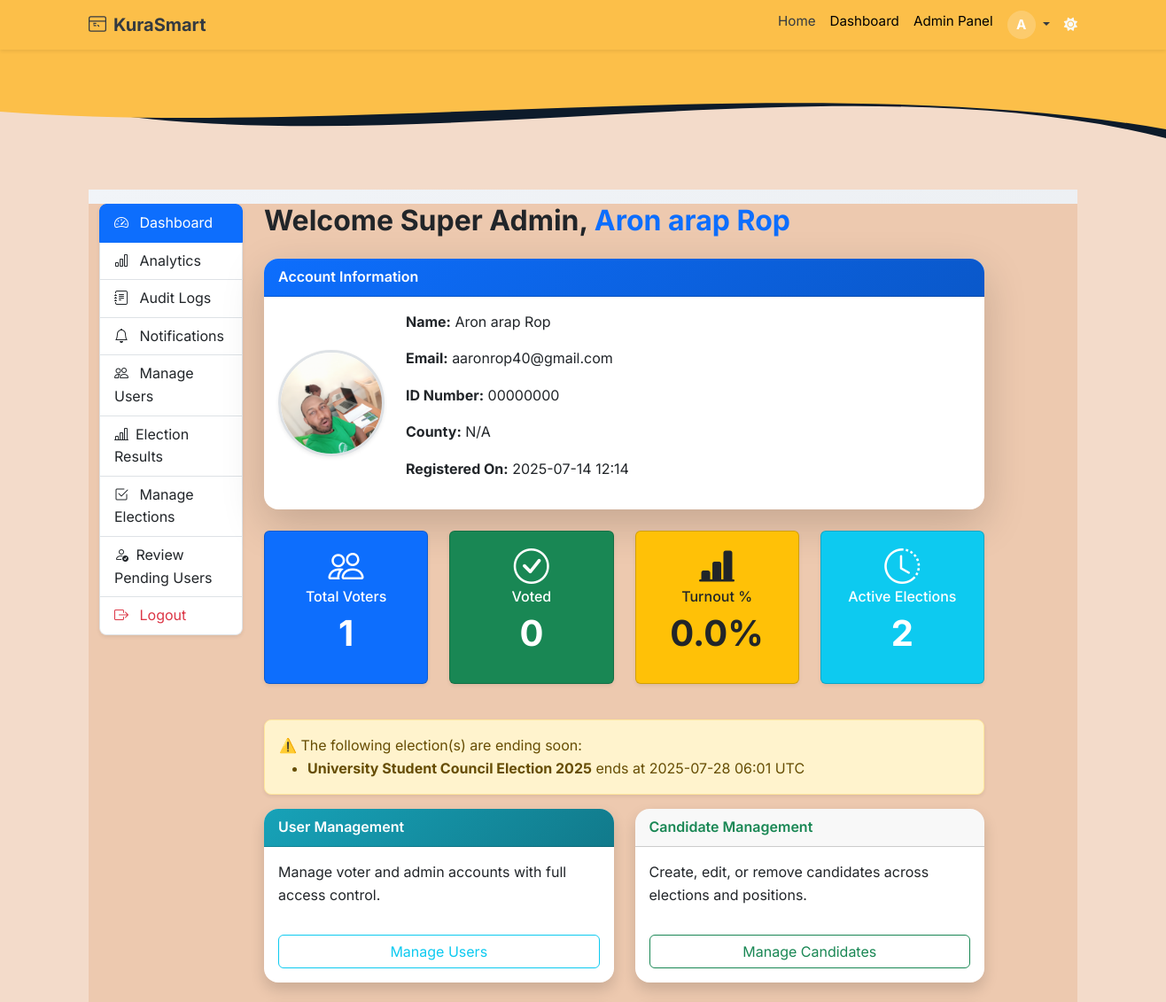
The app's page /admin/dashboard (signed in, upper part), older data.
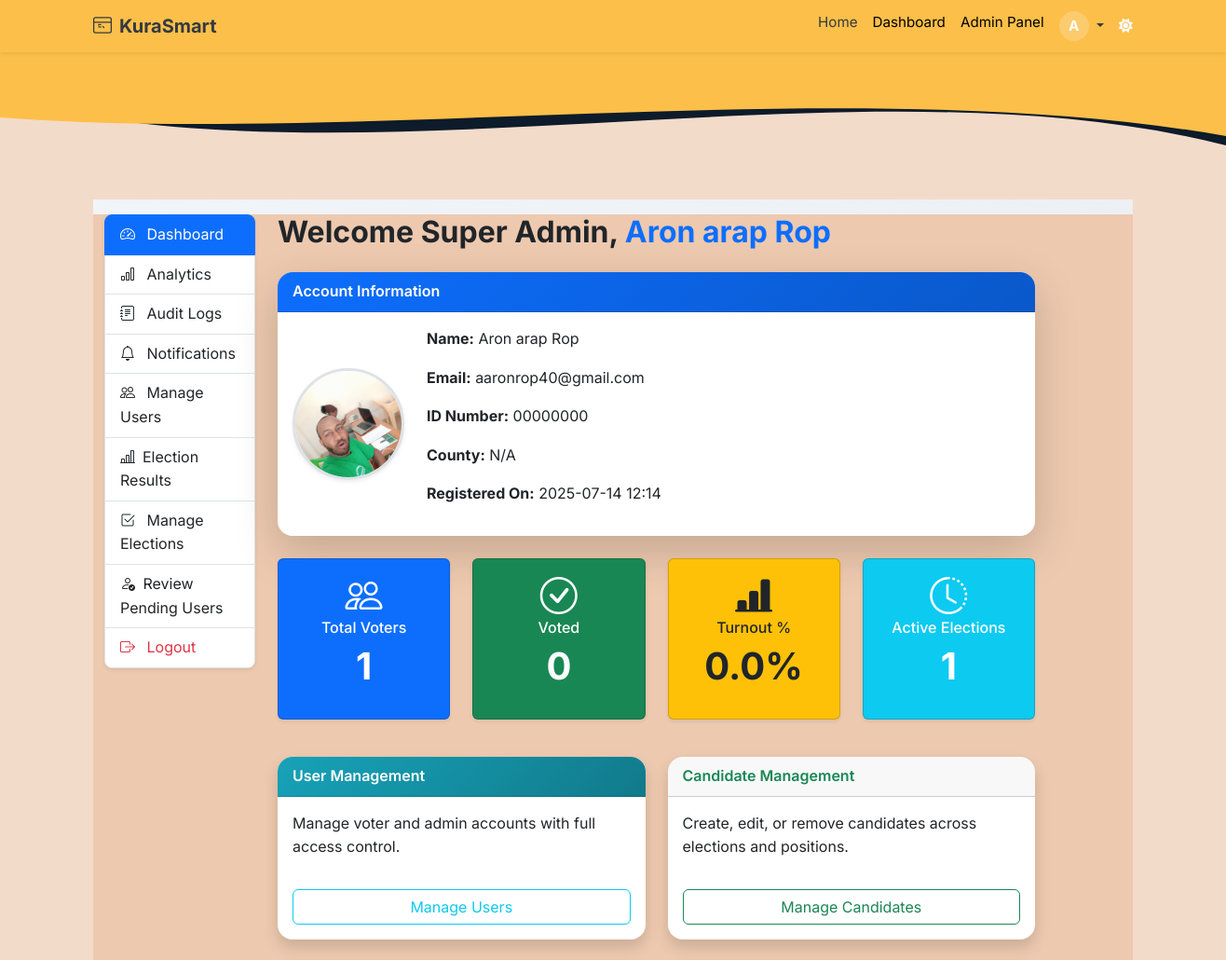
The same page, newer data.
### app/models.py (models this page shows, shortened)
class User(db.Model, UserMixin):
    __tablename__ = 'users'
    id = db.Column(db.Integer, primary_key=True)
    email = db.Column(db.String(120), unique=True, nullable=False, index=True)
    full_name = db.Column(db.String(120), nullable=False)
    username = db.Column(db.String(80), unique=True, nullable=True)
    id_number = db.Column(db.String(20), unique=True, nullable=True)
    password_hash = db.Column(db.String(128), nullable=False)
    voting_type = db.Column(db.String(10), nullable=False, default="informal")
    national_id = db.Column(db.String(20), unique=True, nullable=True)
    dob = db.Column(db.Date, nullable=True)
    gender = db.Column(db.String(10), nullable=True)
    county = db.Column(db.String(100), nullable=True)
    sub_county = db.Column(db.String(100), nullable=True)
    division = db.Column(db.String(100), nullable=True)
    location = db.Column(db.String(100), nullable=True)
    sub_location = db.Column(db.String(100), nullable=True)
    profile_image = db.Column(db.String(255), nullable=True, default='profile_images/default-profile.png')
    is_verified = db.Column(db.Boolean, default=False, index=True)
    is_superadmin = db.Column(db.Boolean, default=False)
    role = db.Column(db.Enum(UserRole), default=UserRole.voter, nullable=False, index=True)
    created_at = db.Column(db.DateTime, default=datetime.utcnow)
    candidates = db.relationship('Candidate', back_populates='user', lazy='dynamic')
    verification_requests = db.relationship('VerificationRequest', back_populates='user', lazy='dynamic')
    votes = db.relationship('Vote', back_populates='voter', lazy='dynamic')

class Election(db.Model):
    __tablename__ = 'election'
    id = db.Column(db.Integer, primary_key=True)
    title = db.Column(db.String(255), nullable=False)
    description = db.Column(db.Text)
    start_date = db.Column(db.DateTime, nullable=False)
    end_date = db.Column(db.DateTime, nullable=False)
    is_active = db.Column(db.Boolean, default=True)
    status = db.Column(db.Enum(ElectionStatusEnum), nullable=False, default=ElectionStatusEnum.INACTIVE)
    created_at = db.Column(db.DateTime, default=datetime.utcnow)
    updated_at = db.Column(db.DateTime, onupdate=func.now())
    deactivated_by = db.Column(db.Integer, db.ForeignKey('users.id'))
    candidates = db.relationship('Candidate', back_populates='election', lazy='select')
    positions = db.relationship('Position', back_populates='election', lazy='select', cascade="all, delete-orphan")
    votes = db.relationship('Vote', back_populates='election', lazy='select')

### app/routes/web_auth.py (the view)
@admin_web_bp.route('/dashboard')
@login_required
def dashboard():
    if not (current_user.is_super_admin or current_user.role == UserRole.admin.value):
        abort(403)
    form = ProfileImageForm()
    try:
        total_voters = User.query.filter_by(role='voter').count()
        voted_count = db.session.query(Vote.voter_id).distinct().count()
        turnout_percent = round((voted_count / total_voters) * 100, 2) if total_voters else 0
        ongoing_elections = Election.query.filter(Election.status == 'active').all()
        ending_soon = [
            e for e in ongoing_elections
            if e.end_date and e.end_date <= datetime.utcnow() + timedelta(hours=4)
        ]
        return render_template(
            'admin/dashboard.html',
            form=form,
            total_voters=total_voters,
            voted_count=voted_count,
            turnout_percent=turnout_percent,
            ongoing_elections=ongoing_elections,
            ending_soon=ending_soon
        )
    except Exception as e:
        current_app.logger.error(f"Admin dashboard error: {e}")
        flash("Error loading dashboard data.", "danger")
        return redirect(url_for('web_auth.login'))

### app/templates/admin/dashboard.html (shortened to what this page needs)
{% extends "base.html" %}
{% block content %}
<div class="admin-dashboard-background py-3">
<div class="container-fluid" data-aos="fade-up" style="background-color: #EDC9AF;">
        <div class="row">
            <div class="col-md-2 mb-4" data-aos="fade-right">
                <div class="list-group shadow-sm rounded-3 overflow-hidden">
                    <a href="{{ url_for('admin_web.dashboard') }}" class="list-group-item list-group-item-action active">
                        <i class="bi bi-speedometer2 me-2"></i> Dashboard
                    </a>
                    <a href="{{ url_for('admin_web.view_analytics') }}" class="list-group-item list-group-item-action">
                        <i class="bi bi-bar-chart me-2"></i> Analytics
                    </a>
                    <a href="{{ url_for('admin_web.audit_logs') }}" class="list-group-item list-group-item-action">
                        <i class="bi bi-journal-text me-2"></i> Audit Logs
                    </a>
                    <a href="{{ url_for('notifications.manage_notifications') }}" class="list-group-item list-group-item-action">
                        <i class="bi bi-bell me-2"></i> Notifications
                    </a>
                    <a href="{{ url_for('admin_web.manage_users') }}" class="list-group-item list-group-item-action">
                        <i class="bi bi-people me-2"></i> Manage Users
                    </a>
                    <a href="{{ url_for('admin_web.election_results') }}" class="list-group-item list-group-item-action">
                        <i class="bi bi-bar-chart-line me-2"></i>Election Results
                      </a>
                    <a href="{{ url_for('admin_web.manage_elections') }}" class="list-group-item list-group-item-action">
                        <i class="bi bi-check2-square me-2"></i> Manage Elections
                    </a>
                    <a href="{{ url_for('admin_web.pending_users') }}" class="list-group-item list-group-item-action">
                        <i class="bi bi-person-check me-1"></i> Review Pending Users
                    </a>
                    <a href="{{ url_for('web_auth.logout') }}" class="list-group-item list-group-item-action text-danger">
                        <i class="bi bi-box-arrow-right me-2"></i> Logout
                    </a>
                </div>
            </div>
            <div class="col-md-9">
                <h2 class="mb-4 fw-bold">Welcome Super Admin, <span class="text-primary">{{ current_user.full_name }}</span></h2>
                <div class="card shadow-lg mb-4 border-0 rounded-4" data-aos="zoom-in" data-aos-delay="100">
                    <div class="card-header bg-gradient-primary text-white fw-semibold rounded-top-4">Account Information</div>
                    <div class="card-body d-flex flex-column flex-md-row align-items-center gap-4">
                        <div class="position-relative d-inline-block profile-image-container">
                            <img src="{{ url_for('static', filename=current_user.profile_image or 'img/default-avatar.png') }}"
                                alt="Profile Image"
                                class="rounded-circle border border-3 shadow-sm"
                                style="width: 120px; height: 120px; object-fit: cover; cursor: pointer;"
                                data-bs-toggle="modal"
                                data-bs-target="#updateProfileImageModal">
                        </div>
                        <div class="flex-grow-1">
                            <p><strong>Name:</strong> {{ current_user.full_name }}</p>
                            <p><strong>Email:</strong> {{ current_user.email }}</p>
                            <p><strong>ID Number:</strong> {{ current_user.id_number or 'N/A' }}</p>
                            <p><strong>County:</strong> {{ current_user.county or 'N/A' }}</p>
                            <p><strong>Registered On:</strong> {{ current_user.created_at.strftime('%Y-%m-%d %H:%M') }}</p>
                        </div>
                    </div>
                </div>
                <div class="row mb-4">
                <div class="col-md-3 mb-3" data-aos="zoom-in">
                    <div class="card text-white bg-primary shadow-sm animated-card-1">
                    <div class="card-body text-center">
                        <i class="bi bi-people display-6 mb-2"></i>
                        <h6 class="card-title">Total Voters</h6>
                        <p class="display-6 fw-bold">{{ total_voters }}</p>
                    </div>
                    </div>
                </div>
                <div class="col-md-3 mb-3" data-aos="zoom-in" data-aos-delay="100">
                    <div class="card text-white bg-success shadow-sm animated-card-2">
                    <div class="card-body text-center">
                        <i class="bi bi-check-circle display-6 mb-2"></i>
                        <h6 class="card-title">Voted</h6>
                        <p class="display-6 fw-bold">{{ voted_count }}</p>
                    </div>
                    </div>
                </div>
                <div class="col-md-3 mb-3" data-aos="zoom-in" data-aos-delay="200">
                    <div class="card text-dark bg-warning shadow-sm animated-card-3">
                    <div class="card-body text-center">
                        <i class="bi bi-bar-chart-line-fill display-6 mb-2"></i>
                        <h6 class="card-title">Turnout %</h6>
                        <p class="display-6 fw-bold">{{ turnout_percent }}%</p>
                    </div>
                    </div>
                </div>
                <div class="col-md-3 mb-3" data-aos="zoom-in" data-aos-delay="300">
                    <div class="card text-white bg-info shadow-sm animated-card-4">
                    <div class="card-body text-center">
                        <i class="bi bi-clock-history display-6 mb-2"></i>
                        <h6 class="card-title">Active Elections</h6>
                        <p class="display-6 fw-bold">{{ ongoing_elections|length }}</p>
                    </div>
                    </div>
                </div>
                </div>
                {% if ending_soon %}
                <div class="alert alert-warning shadow-sm rounded-3" data-aos="fade-in">
                    ⚠️ The following election(s) are ending soon:
                    <ul class="mb-0">
                        {% for e in ending_soon %}
                        <li><strong>{{ e.title }}</strong> ends at {{ e.end_date.strftime('%Y-%m-%d %H:%M') }} UTC</li>
                        {% endfor %}
                    </ul>
                </div>
                {% endif %}
                <div class="row">
                    <div class="col-md-6 mb-4" data-aos="fade-up" data-aos-delay="150">
                        <div class="card h-100 shadow border-0 rounded-4">
                            <div class="card-header bg-gradient-info text-white fw-semibold rounded-top-4">User Management</div>
                            <div class="card-body d-flex flex-column justify-content-between">
                                <p>Manage voter and admin accounts with full access control.</p>
                                <a href="{{ url_for('admin_web.manage_users') }}" class="btn btn-outline-info mt-3 w-100">Manage Users</a>
                            </div>
                        </div>
                    </div>
                    <div class="col-md-6 mb-4" data-aos="fade-up" data-aos-delay="250">
                        <div class="card h-100 shadow border-0 rounded-4">
                          <div class="card-header bg-gradient-success text-success fw-semibold rounded-top-4">
                            Candidate Management</div>
                          <div class="card-body d-flex flex-column justify-content-between">
                            <p>Create, edit, or remove candidates across elections and positions.</p>
                            <a href="{{ url_for('admin_web.manage_candidates') }}" class="btn btn-outline-success mt-3 w-100">
                              Manage Candidates
                            </a>
                          </div>
                        </div>
                      </div>
                </div>
            </div>
        </div>
    </div>
</div>
{% endblock %}

### app/templates/base.html (shortened to what this page needs)
<!DOCTYPE html>
<html lang="en" data-bs-theme="auto">
<head>
  <link rel="stylesheet" href="https://cdn.jsdelivr.net/npm/bootstrap@5.3.3/dist/css/bootstrap.min.css">
  <link rel="stylesheet" href="https://cdnjs.cloudflare.com/ajax/libs/font-awesome/6.5.0/css/all.min.css"/>
  <link rel="stylesheet" href="https://cdn.jsdelivr.net/npm/aos@2.3.4/dist/aos.css">
  <link rel="stylesheet" href="https://cdn.jsdelivr.net/npm/bootstrap-icons@1.10.5/font/bootstrap-icons.css">
  <link rel="stylesheet" href="{{ url_for('static', filename='styles.css') }}">
  <link href="https://cdn.jsdelivr.net/npm/bootstrap@5.3.0/dist/css/bootstrap.min.css" rel="stylesheet">
</head>
<body class="text-dark d-flex flex-column min-vh-100">
  <nav class="navbar navbar-expand-lg sticky-top shadow-sm" style="background-color: #fcbf49;">
    <div class="container">
      <a class="navbar-brand fw-bold d-flex align-items-center gap-2" href="{{ url_for('main.index') }}">
        KuraSmart
      </a>
      <div class="collapse navbar-collapse" id="navCollapse">
        <ul class="navbar-nav ms-auto mb-2 mb-lg-0">
          <li class="nav-item">
            <a class="nav-link {% if request.endpoint == 'main.index' %}active{% endif %}" href="{{ url_for('main.index') }}">Home</a>
          </li>
          {% if current_user.is_authenticated %}
            <li class="nav-item">
              <a class="nav-link {% if request.endpoint in ['admin_web.dashboard'] %}active{% endif %}" href="{{ url_for('admin_web.dashboard') }}">
                Dashboard
              </a>
            </li>
            {% if current_user.is_super_admin or current_user.role == 'admin' %}
              <li class="nav-item">
                <a class="nav-link {% if request.endpoint == 'admin_web.dashboard' %}active{% endif %}" href="{{ url_for('admin_web.dashboard') }}">
                  Admin Panel
                </a>
              </li>
            {% endif %}
            <li class="nav-item dropdown">
              <a class="nav-link dropdown-toggle" href="#" id="userMenu" role="button" data-bs-toggle="dropdown" aria-expanded="false">
                <div class="nav-profile-wrapper">
                  <div class="profile-initial bg10">
                    {{ current_user.full_name[0]|upper }}
                  </div>
                </div>
              </a>
            </li>
          {% endif %}
        </ul>
        <span id="theme-toggle" class="text-light ms-2" title="Toggle theme" style="cursor: pointer;">
          <i class="fas fa-moon"></i>
        </span>
      </div>
    </div>
  </nav>
  <div class="position-relative">
    <svg viewBox="0 0 500 150" preserveAspectRatio="none" class="w-100" style="height: 150px; display: block;">
      <path d="M0,50 C150,150 350,0 500,100 L500,0 L0,0 Z" style="fill: #0d1b2a;"></path>
      <path d="M0,70 C150,100 350,20 500,90 L500,0 L0,0 Z" style="fill: #fcbf49;"></path>
    </svg>
  </div>
  <main class="container py-2 flex-grow-1">
    {% block content %}{% endblock %}
  </main>
</body>
</html>

Row changes from the older to the newer data that the page shows:
no longer on this page (row edited): Election: title "University Student Council Election 2025", end_date "2025-07-28 06:01"
Text that changed along with them:
{{ ongoing_elections|length }}: "2" → "1"
text no longer shown: "⚠️ The following election(s) are ending soon:"
